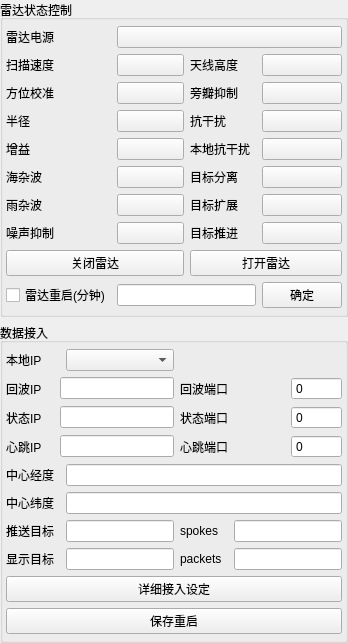
         <widget class="QWidget" name="widget_2" native="true">
          <property name="maximumSize">
           <size>
            <width>16777215</width>
            <height>16777215</height>
           </size>
          </property>
          <layout class="QGridLayout" name="gridLayout_11">
           <property name="leftMargin">
            <number>0</number>
           </property>
           <property name="topMargin">
            <number>0</number>
           </property>
           <property name="rightMargin">
            <number>0</number>
           </property>
           <property name="bottomMargin">
            <number>0</number>
           </property>
           <property name="spacing">
            <number>6</number>
           </property>
           <item row="2" column="0">
            <widget class="QGroupBox" name="groupBox">
             <property name="title">
              <string>数据接入</string>
             </property>
             <layout class="QGridLayout" name="gridLayout_8">
              <property name="leftMargin">
               <number>3</number>
              </property>
              <property name="topMargin">
               <number>6</number>
              </property>
              <property name="rightMargin">
               <number>3</number>
              </property>
              <property name="bottomMargin">
               <number>6</number>
              </property>
              <item row="0" column="0">
               <layout class="QGridLayout" name="gridLayout_7">
                <item row="1" column="5">
                 <widget class="QSpinBox" name="videoRecPortSpinBox">
                  <property name="buttonSymbols">
                   <enum>QAbstractSpinBox::NoButtons</enum>
                  </property>
                  <property name="maximum">
                   <number>999999</number>
                  </property>
                 </widget>
                </item>
                <item row="2" column="0">
                 <widget class="QLabel" name="label_39">
                  <property name="maximumSize">
                   <size>
                    <width>16777215</width>
                    <height>16777215</height>
                   </size>
                  </property>
                  <property name="styleSheet">
                   <string notr="true">color: rgb(0, 0, 0);</string>
                  </property>
                  <property name="text">
                   <string>状态IP</string>
                  </property>
                 </widget>
                </item>
                <item row="2" column="3" colspan="2">
                 <widget class="QLabel" name="label_38">
                  <property name="styleSheet">
                   <string notr="true">color: rgb(0, 0, 0);</string>
                  </property>
                  <property name="text">
                   <string>状态端口</string>
                  </property>
                 </widget>
                </item>
                <item row="1" column="3">
                 <widget class="QLabel" name="label_36">
                  <property name="styleSheet">
                   <string notr="true">color: rgb(0, 0, 0);</string>
                  </property>
                  <property name="text">
                   <string>回波端口</string>
                  </property>
                 </widget>
                </item>
                <item row="6" column="4" colspan="2">
                 <widget class="QLineEdit" name="lineEdit_6">
                  <property name="maximumSize">
                   <size>
                    <width>234</width>
                    <height>16777215</height>
                   </size>
                  </property>
                 </widget>
                </item>
                <item row="6" column="0" colspan="2">
                 <widget class="QLabel" name="label_5">
                  <property name="styleSheet">
                   <string notr="true">color: rgb(0, 0, 0);</string>
                  </property>
                  <property name="text">
                   <string>推送目标</string>
                  </property>
                 </widget>
                </item>
                <item row="7" column="4" colspan="2">
                 <widget class="QLineEdit" name="lineEdit_5">
                  <property name="maximumSize">
                   <size>
                    <width>234</width>
                    <height>16777215</height>
                   </size>
                  </property>
                 </widget>
                </item>
                <item row="7" column="2">
                 <widget class="QLineEdit" name="lineEdit_4">
                  <property name="minimumSize">
                   <size>
                    <width>59</width>
                    <height>0</height>
                   </size>
                  </property>
                 </widget>
                </item>
                <item row="3" column="5">
                 <widget class="QSpinBox" name="heartPortSpinBox">
                  <property name="buttonSymbols">
                   <enum>QAbstractSpinBox::NoButtons</enum>
                  </property>
                  <property name="maximum">
                   <number>999999</number>
                  </property>
                 </widget>
                </item>
                <item row="1" column="1" colspan="2">
                 <widget class="QLineEdit" name="videoRecIPLlineEdit">
                  <property name="minimumSize">
                   <size>
                    <width>0</width>
                    <height>0</height>
                   </size>
                  </property>
                 </widget>
                </item>
                <item row="1" column="0">
                 <widget class="QLabel" name="label_34">
                  <property name="styleSheet">
                   <string notr="true">color: rgb(0, 0, 0);</string>
                  </property>
                  <property name="text">
                   <string>回波IP</string>
                  </property>
                 </widget>
                </item>
                <item row="7" column="0" colspan="2">
                 <widget class="QLabel" name="label_6">
                  <property name="styleSheet">
                   <string notr="true">color: rgb(0, 0, 0);</string>
                  </property>
                  <property name="text">
                   <string>显示目标</string>
                  </property>
                 </widget>
                </item>
                <item row="7" column="3">
                 <widget class="QLabel" name="label_8">
                  <property name="styleSheet">
                   <string notr="true">color: rgb(0, 0, 0);</string>
                  </property>
                  <property name="text">
                   <string>packets</string>
                  </property>
                 </widget>
                </item>
                <item row="3" column="3">
                 <widget class="QLabel" name="label_37">
                  <property name="styleSheet">
                   <string notr="true">color: rgb(0, 0, 0);</string>
                  </property>
                  <property name="text">
                   <string>心跳端口</string>
                  </property>
                 </widget>
                </item>
                <item row="2" column="5">
                 <widget class="QSpinBox" name="controlPortSpinBox">
                  <property name="buttonSymbols">
                   <enum>QAbstractSpinBox::NoButtons</enum>
                  </property>
                  <property name="maximum">
                   <number>99999</number>
                  </property>
                 </widget>
                </item>
                <item row="4" column="0" colspan="2">
                 <widget class="QLabel" name="label_7">
                  <property name="styleSheet">
                   <string notr="true">color: rgb(0, 0, 0);</string>
                  </property>
                  <property name="text">
                   <string>中心经度</string>
                  </property>
                 </widget>
                </item>
                <item row="2" column="1" colspan="2">
                 <widget class="QLineEdit" name="controlIPLineEdit">
                  <property name="minimumSize">
                   <size>
                    <width>0</width>
                    <height>0</height>
                   </size>
                  </property>
                  <property name="maximumSize">
                   <size>
                    <width>16777215</width>
                    <height>16777215</height>
                   </size>
                  </property>
                 </widget>
                </item>
                <item row="6" column="2">
                 <widget class="QLineEdit" name="lineEdit_3">
                  <property name="minimumSize">
                   <size>
                    <width>59</width>
                    <height>0</height>
                   </size>
                  </property>
                 </widget>
                </item>
                <item row="6" column="3">
                 <widget class="QLabel" name="label_9">
                  <property name="styleSheet">
                   <string notr="true">color: rgb(0, 0, 0);</string>
                  </property>
                  <property name="text">
                   <string>spokes </string>
                  </property>
                 </widget>
                </item>
                <item row="3" column="1" colspan="2">
                 <widget class="QLineEdit" name="heartIPLlineEdit">
                  <property name="minimumSize">
                   <size>
                    <width>0</width>
                    <height>0</height>
                   </size>
                  </property>
                 </widget>
                </item>
                <item row="3" column="0">
                 <widget class="QLabel" name="label_31">
                  <property name="styleSheet">
                   <string notr="true">color: rgb(0, 0, 0);</string>
                  </property>
                  <property name="text">
                   <string>心跳IP</string>
                  </property>
                 </widget>
                </item>
                <item row="5" column="0">
                 <widget class="QLabel" name="label_26">
                  <property name="styleSheet">
                   <string notr="true">color: rgb(0, 0, 0);</string>
                  </property>
                  <property name="text">
                   <string>中心纬度</string>
                  </property>
                 </widget>
                </item>
                <item row="5" column="2" colspan="4">
                 <widget class="QLineEdit" name="lineEdit_9"/>
                </item>
                <item row="4" column="2" colspan="4">
                 <widget class="QLineEdit" name="lineEdit_8">
                  <property name="minimumSize">
                   <size>
                    <width>59</width>
                    <height>0</height>
                   </size>
                  </property>
                 </widget>
                </item>
                <item row="0" column="0">
                 <widget class="QLabel" name="label_20">
                  <property name="text">
                   <string>本地IP</string>
                  </property>
                 </widget>
                </item>
                <item row="0" column="2">
                 <widget class="QComboBox" name="mac_comboBox">
                  <property name="minimumSize">
                   <size>
                    <width>0</width>
                    <height>0</height>
                   </size>
                  </property>
                 </widget>
                </item>
               </layout>
              </item>
              <item row="1" column="0">
               <widget class="QPushButton" name="setButton">
                <property name="styleSheet">
                 <string notr="true"/>
                </property>
                <property name="text">
                 <string>详细接入设定</string>
                </property>
               </widget>
              </item>
              <item row="2" column="0">
               <widget class="QPushButton" name="save_restart_btn">
                <property name="text">
                 <string>保存重启</string>
                </property>
               </widget>
              </item>
             </layout>
            </widget>
           </item>
           <item row="0" column="0">
            <widget class="QGroupBox" name="groupBox_3">
             <property name="title">
              <string>雷达状态控制</string>
             </property>
             <layout class="QGridLayout" name="gridLayout_10">
              <property name="leftMargin">
               <number>3</number>
              </property>
              <property name="topMargin">
               <number>6</number>
              </property>
              <property name="rightMargin">
               <number>3</number>
              </property>
              <property name="bottomMargin">
               <number>6</number>
              </property>
              <item row="0" column="0" colspan="2">
               <layout class="QGridLayout" name="gridLayout_3">
                <item row="3" column="2">
                 <widget class="QLabel" name="Interference_label">
                  <property name="styleSheet">
                   <string notr="true">color: rgb(0, 0, 0);</string>
                  </property>
                  <property name="text">
                   <string>抗干扰    </string>
                  </property>
                 </widget>
                </item>
                <item row="1" column="0">
                 <widget class="QLabel" name="speed_label">
                  <property name="styleSheet">
                   <string notr="true">color: rgb(0, 0, 0);</string>
                  </property>
                  <property name="text">
                   <string>扫描速度</string>
                  </property>
                 </widget>
                </item>
                <item row="4" column="0">
                 <widget class="QLabel" name="Gain_label">
                  <property name="styleSheet">
                   <string notr="true">color: rgb(0, 0, 0);</string>
                  </property>
                  <property name="text">
                   <string>增益    </string>
                  </property>
                 </widget>
                </item>
                <item row="2" column="0">
                 <widget class="QLabel" name="Bearing_label">
                  <property name="styleSheet">
                   <string notr="true">color: rgb(0, 0, 0);</string>
                  </property>
                  <property name="text">
                   <string>方位校准</string>
                  </property>
                 </widget>
                </item>
                <item row="4" column="1">
                 <widget class="zchxRadarCtrlBtn" name="gain_btn">
                  <property name="text">
                   <string/>
                  </property>
                 </widget>
                </item>
                <item row="7" column="1">
                 <widget class="zchxRadarCtrlBtn" name="noise_injection_btn">
                  <property name="text">
                   <string/>
                  </property>
                 </widget>
                </item>
                <item row="3" column="1">
                 <widget class="zchxRadarCtrlBtn" name="range_btn">
                  <property name="text">
                   <string/>
                  </property>
                 </widget>
                </item>
                <item row="7" column="3">
                 <widget class="zchxRadarCtrlBtn" name="target_boost_btn">
                  <property name="text">
                   <string/>
                  </property>
                 </widget>
                </item>
                <item row="7" column="2">
                 <widget class="QLabel" name="boost_label">
                  <property name="styleSheet">
                   <string notr="true">color: rgb(0, 0, 0);</string>
                  </property>
                  <property name="text">
                   <string>目标推进  </string>
                  </property>
                 </widget>
                </item>
                <item row="5" column="2">
                 <widget class="QLabel" name="separation_label">
                  <property name="styleSheet">
                   <string notr="true">color: rgb(0, 0, 0);</string>
                  </property>
                  <property name="text">
                   <string>目标分离  </string>
                  </property>
                 </widget>
                </item>
                <item row="6" column="2">
                 <widget class="QLabel" name="expansion_label">
                  <property name="styleSheet">
                   <string notr="true">color: rgb(0, 0, 0);</string>
                  </property>
                  <property name="text">
                   <string>目标扩展  </string>
                  </property>
                 </widget>
                </item>
                <item row="6" column="1">
                 <widget class="zchxRadarCtrlBtn" name="rain_culter_btn">
                  <property name="text">
                   <string/>
                  </property>
                 </widget>
                </item>
                <item row="1" column="1">
                 <widget class="zchxRadarCtrlBtn" name="scan_seed_btn">
                  <property name="text">
                   <string/>
                  </property>
                 </widget>
                </item>
                <item row="1" column="2">
                 <widget class="QLabel" name="Antenna_label">
                  <property name="styleSheet">
                   <string notr="true">color: rgb(0, 0, 0);</string>
                  </property>
                  <property name="text">
                   <string>天线高度  </string>
                  </property>
                 </widget>
                </item>
                <item row="5" column="0">
                 <widget class="QLabel" name="Sea_label">
                  <property name="styleSheet">
                   <string notr="true">color: rgb(0, 0, 0);</string>
                  </property>
                  <property name="text">
                   <string>海杂波  </string>
                  </property>
                 </widget>
                </item>
                <item row="6" column="0">
                 <widget class="QLabel" name="Rain_label">
                  <property name="styleSheet">
                   <string notr="true">color: rgb(0, 0, 0);</string>
                  </property>
                  <property name="text">
                   <string>雨杂波  </string>
                  </property>
                 </widget>
                </item>
                <item row="0" column="0">
                 <widget class="QLabel" name="Power_label">
                  <property name="styleSheet">
                   <string notr="true">color: rgb(0, 0, 0);</string>
                  </property>
                  <property name="text">
                   <string>雷达电源</string>
                  </property>
                 </widget>
                </item>
                <item row="7" column="0">
                 <widget class="QLabel" name="Noise_label">
                  <property name="styleSheet">
                   <string notr="true">color: rgb(0, 0, 0);</string>
                  </property>
                  <property name="text">
                   <string>噪声抑制</string>
                  </property>
                 </widget>
                </item>
                <item row="4" column="2">
                 <widget class="QLabel" name="Local_label">
                  <property name="styleSheet">
                   <string notr="true">color: rgb(0, 0, 0);</string>
                  </property>
                  <property name="text">
                   <string>本地抗干扰</string>
                  </property>
                 </widget>
                </item>
                <item row="2" column="2">
                 <widget class="QLabel" name="Side_label">
                  <property name="styleSheet">
                   <string notr="true">color: rgb(0, 0, 0);</string>
                  </property>
                  <property name="text">
                   <string>旁瓣抑制  </string>
                  </property>
                 </widget>
                </item>
                <item row="1" column="3">
                 <widget class="zchxRadarCtrlBtn" name="antenna_btn">
                  <property name="text">
                   <string/>
                  </property>
                 </widget>
                </item>
                <item row="3" column="0">
                 <widget class="QLabel" name="Rang_label">
                  <property name="styleSheet">
                   <string notr="true">color: rgb(0, 0, 0);</string>
                  </property>
                  <property name="text">
                   <string>半径    </string>
                  </property>
                 </widget>
                </item>
                <item row="2" column="1">
                 <widget class="zchxRadarCtrlBtn" name="bearing_btn">
                  <property name="text">
                   <string/>
                  </property>
                 </widget>
                </item>
                <item row="5" column="1">
                 <widget class="zchxRadarCtrlBtn" name="sea_culter_btn">
                  <property name="text">
                   <string/>
                  </property>
                 </widget>
                </item>
                <item row="2" column="3">
                 <widget class="zchxRadarCtrlBtn" name="sidelobe_btn">
                  <property name="text">
                   <string/>
                  </property>
                 </widget>
                </item>
                <item row="4" column="3">
                 <widget class="zchxRadarCtrlBtn" name="local_injection_btn">
                  <property name="text">
                   <string/>
                  </property>
                 </widget>
                </item>
                <item row="3" column="3">
                 <widget class="zchxRadarCtrlBtn" name="injection_btn">
                  <property name="text">
                   <string/>
                  </property>
                 </widget>
                </item>
                <item row="6" column="3">
                 <widget class="zchxRadarCtrlBtn" name="target_expansion_btn">
                  <property name="text">
                   <string/>
                  </property>
                 </widget>
                </item>
                <item row="0" column="1" colspan="3">
                 <widget class="zchxRadarCtrlBtn" name="power_statsu_btn">
                  <property name="text">
                   <string/>
                  </property>
                 </widget>
                </item>
                <item row="5" column="3">
                 <widget class="zchxRadarCtrlBtn" name="target_separat_btn">
                  <property name="text">
                   <string/>
                  </property>
                 </widget>
                </item>
                <item row="8" column="2" colspan="2">
                 <widget class="QPushButton" name="openRadarBtn">
                  <property name="minimumSize">
                   <size>
                    <width>0</width>
                    <height>0</height>
                   </size>
                  </property>
                  <property name="text">
                   <string>打开雷达</string>
                  </property>
                 </widget>
                </item>
                <item row="9" column="0">
                 <widget class="QCheckBox" name="restart_checkBox">
                  <property name="text">
                   <string>雷达重启(分钟)</string>
                  </property>
                 </widget>
                </item>
                <item row="8" column="0" colspan="2">
                 <widget class="QPushButton" name="closeRadarBtn">
                  <property name="minimumSize">
                   <size>
                    <width>0</width>
                    <height>0</height>
                   </size>
                  </property>
                  <property name="text">
                   <string>关闭雷达</string>
                  </property>
                 </widget>
                </item>
                <item row="9" column="1" colspan="2">
                 <widget class="QLineEdit" name="restart_lineEdit"/>
                </item>
                <item row="9" column="3">
                 <widget class="QPushButton" name="restart_pushButton">
                  <property name="text">
                   <string>确定</string>
                  </property>
                 </widget>
                </item>
               </layout>
              </item>
             </layout>
            </widget>
           </item>
          </layout>
         </widget>
